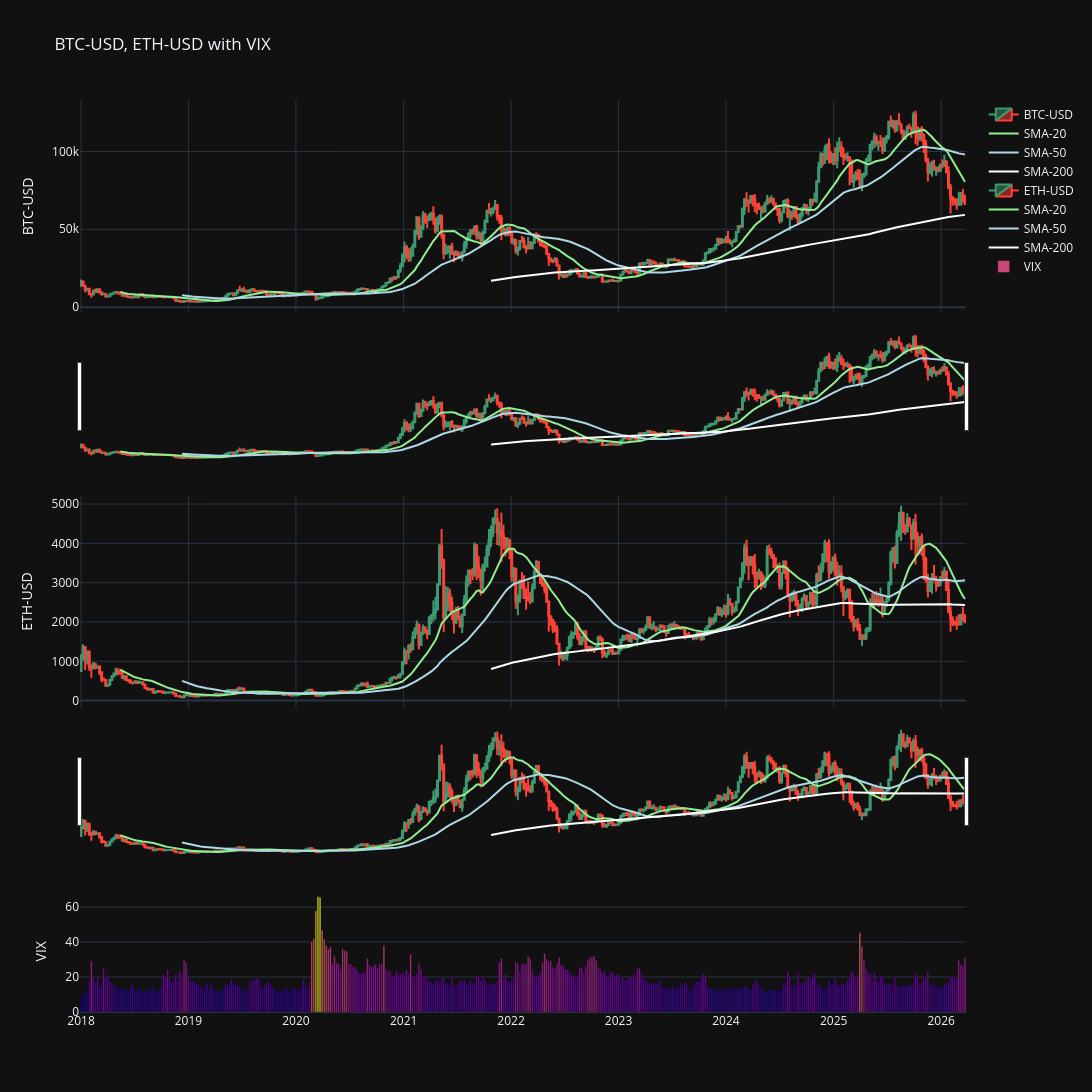

Here is the notebook cell this chart was saved with:
### Code cell
###
# Make subplot
fig = make_subplots(
    rows=3,
    cols=1,
    shared_xaxes=True,
    vertical_spacing=0.2,
    row_heights=[0.7,0.7, 0.4]
)
###
# Plot Price BTC-USD
fig.add_trace(go.Candlestick(
    x=df_stocks.index,
    open=df_stocks['Open']['BTC-USD'],
    high=df_stocks['High']['BTC-USD'],
    low=df_stocks['Low']['BTC-USD'],
    close=df_stocks['Close']['BTC-USD'],
    name='BTC-USD',

), row=1, col=1)

###
# Plot BTC SMAs
fig.add_trace(go.Scatter(
    x=df_stocks_close_criptos.index,
    y=df_stocks_close_criptos['BTC-USD_SMA-20'],
    name='SMA-20',
    line=dict(color='lightgreen')
), row=1, col=1)


fig.add_trace(go.Scatter(
    x=df_stocks_close_criptos.index,
    y=df_stocks_close_criptos['BTC-USD_SMA-50'],
    name='SMA-50',
    line=dict(color='lightblue')
), row=1, col=1)

fig.add_trace(go.Scatter(
    x=df_stocks_close_criptos.index,
    y=df_stocks_close_criptos['BTC-USD_SMA-200'],
    name='SMA-200',
    line=dict(color='white')
), row=1, col=1)

###
# Plot ETH-USD
fig.add_trace(go.Candlestick(
    x=df_stocks.index,
    open=df_stocks['Open']['ETH-USD'],
    high=df_stocks['High']['ETH-USD'],
    low=df_stocks['Low']['ETH-USD'],
    close=df_stocks['Close']['ETH-USD'],
    name='ETH-USD',

), row=2, col=1)

###
# Plot ETH SMAs
fig.add_trace(go.Scatter(
    x=df_stocks_close_criptos.index,
    y=df_stocks_close_criptos['ETH-USD_SMA-20'],
    name='SMA-20',
    line=dict(color='lightgreen')
), row=2, col=1)

fig.add_trace(go.Scatter(
    x=df_stocks_close_criptos.index,
    y=df_stocks_close_criptos['ETH-USD_SMA-50'],
    name='SMA-50',
    line=dict(color='lightblue')
), row=2, col=1)

fig.add_trace(go.Scatter(
    x=df_stocks_close_criptos.index,
    y=df_stocks_close_criptos['ETH-USD_SMA-200'],
    name='SMA-200',
    line=dict(color='white')
), row=2, col=1)

###
# Plot VIX
fig.add_trace(go.Bar(
    x=df_stocks.index,
    y=df_stocks['Close']['^VIX'],
    name='VIX',
    marker_color=df_stocks['Close']['^VIX']
), row=3, col=1)
###
# Update layout
fig.update_layout(title='BTC-USD, ETH-USD with VIX', yaxis_title='BTC-USD', yaxis2_title='ETH-USD', yaxis3_title='VIX', height=1200, width=1200, template='plotly_dark')
fig.show()
###

### Figure 1 — Plotly figure (JSON) as saved in the notebook; plotly's stock layout.template omitted (floating-point values rounded to 4 significant figures; data arrays with more than 128 entries replaced by an {"elided": "..."} marker saying what was removed)
{"data": [{"close": {"elided": "430 float values"}, "high": {"elided": "430 float values"}, "low": {"elided": "430 float values"}, "name": "BTC-USD", "open": {"elided": "430 float values"}, "type": "candlestick", "x": {"elided": "430 str values"}, "xaxis": "x", "yaxis": "y"}, {"line": {"color": "lightgreen"}, "name": "SMA-20", "type": "scatter", "x": {"elided": "430 str values"}, "xaxis": "x", "y": {"elided": "430 float values"}, "yaxis": "y"}, {"line": {"color": "lightblue"}, "name": "SMA-50", "type": "scatter", "x": {"elided": "430 str values"}, "xaxis": "x", "y": {"elided": "430 float values"}, "yaxis": "y"}, {"line": {"color": "white"}, "name": "SMA-200", "type": "scatter", "x": {"elided": "430 str values"}, "xaxis": "x", "y": {"elided": "430 float values"}, "yaxis": "y"}, {"close": {"elided": "430 float values"}, "high": {"elided": "430 float values"}, "low": {"elided": "430 float values"}, "name": "ETH-USD", "open": {"elided": "430 float values"}, "type": "candlestick", "x": {"elided": "430 str values"}, "xaxis": "x2", "yaxis": "y2"}, {"line": {"color": "lightgreen"}, "name": "SMA-20", "type": "scatter", "x": {"elided": "430 str values"}, "xaxis": "x2", "y": {"elided": "430 float values"}, "yaxis": "y2"}, {"line": {"color": "lightblue"}, "name": "SMA-50", "type": "scatter", "x": {"elided": "430 str values"}, "xaxis": "x2", "y": {"elided": "430 float values"}, "yaxis": "y2"}, {"line": {"color": "white"}, "name": "SMA-200", "type": "scatter", "x": {"elided": "430 str values"}, "xaxis": "x2", "y": {"elided": "430 float values"}, "yaxis": "y2"}, {"marker": {"color": {"elided": "430 float values"}}, "name": "VIX", "type": "bar", "x": {"elided": "430 str values"}, "xaxis": "x3", "y": {"elided": "430 float values"}, "yaxis": "y3"}], "layout": {"height": 1200, "title": {"text": "BTC-USD, ETH-USD with VIX"}, "width": 1200, "xaxis": {"anchor": "y", "domain": [0, 1], "matches": "x3", "showticklabels": false}, "xaxis2": {"anchor": "y2", "domain": [0, 1], "matches": "x3", "showticklabels": false}, "xaxis3": {"anchor": "y3", "domain": [0, 1]}, "yaxis": {"anchor": "x", "domain": [0.7667, 1], "title": {"text": "BTC-USD"}}, "yaxis2": {"anchor": "x2", "domain": [0.3333, 0.5667], "title": {"text": "ETH-USD"}}, "yaxis3": {"anchor": "x3", "domain": [0, 0.1333], "title": {"text": "VIX"}}}}
